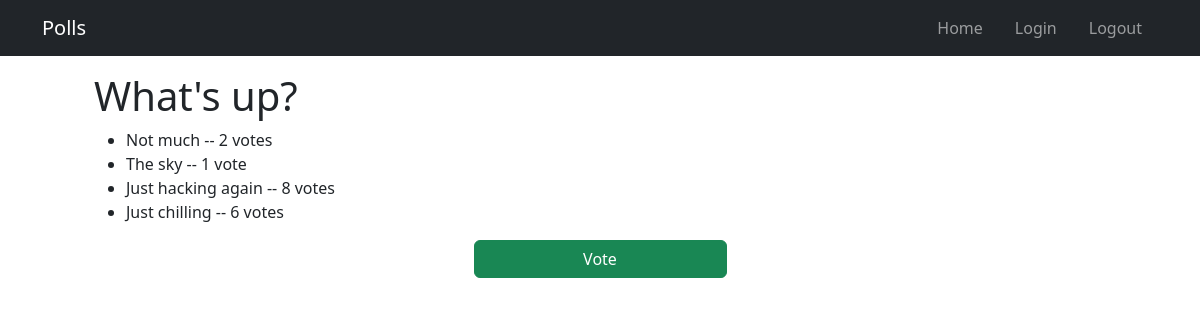
Before: /1/results/ with the older database file.
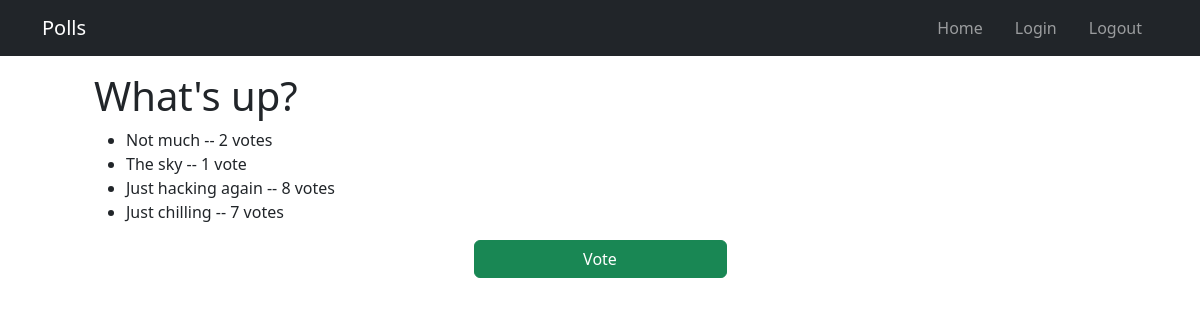
After: the same page with the newer database file.
### main/models.py (models this page shows, shortened)
class Choice(models.Model):
    question = models.ForeignKey(Question, on_delete=models.CASCADE)
    choice_text = models.CharField(max_length=200)
    votes = models.IntegerField(default=0)

### main/views.py (the view)
# urls.py: path("<int:question_id>/results/", views.results, name="results"),
def results(request, question_id):
    question = get_object_or_404(Question, pk=question_id)
    return render(request, "main/results.html", {"question": question})

### main/templates/main/results.html
{% extends "main/base.html" %}
{% block content %}
    <div class="container px-5">
        <h1>{{ question.question_text }}</h1>
        <ul>
            {% for choice in question.choice_set.all %}
                <li>{{ choice.choice_text }} -- {{ choice.votes }} vote{{ choice.votes|pluralize }}</li>
            {% endfor %}
        </ul>
    </div>
    <div class="container d-grid gap-2 col-3">
        <a class="btn btn-success" href="{% url 'main:detail' question.id %}">Vote</a>
    </div>
{% endblock content %}

Changed rows visible on the page:
changed Choice "Just chilling": votes "6" → "7"
